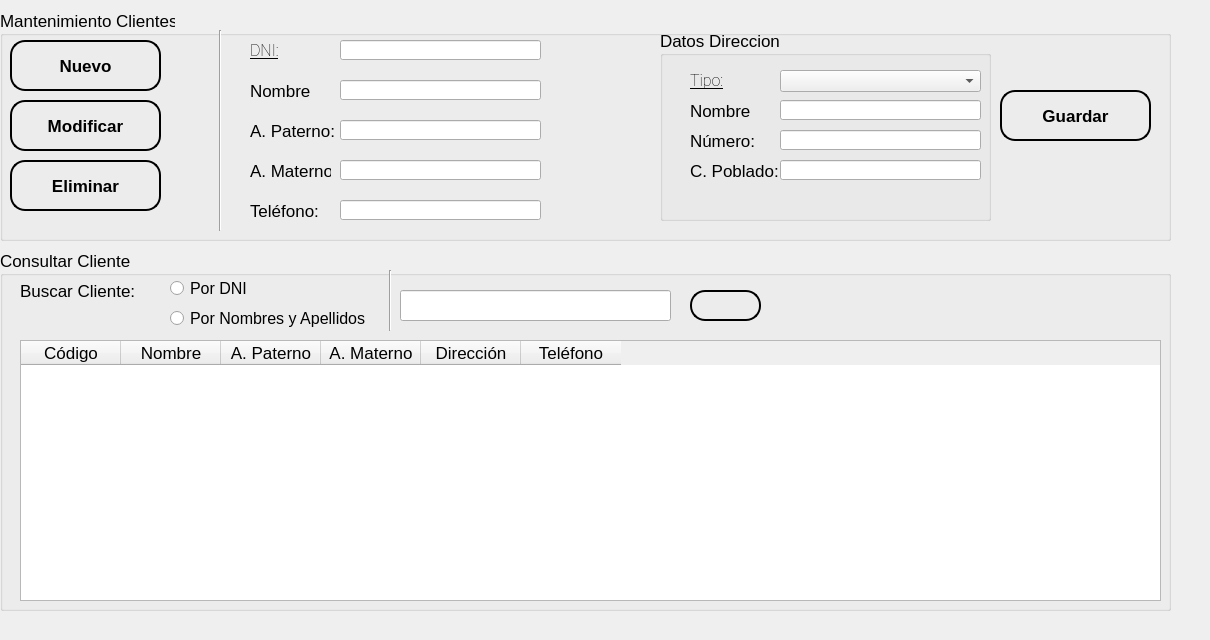
    <widget class="QWidget" name="A_Clientes">
     <widget class="QLabel" name="lbl_fondo_pantalla">
      <property name="geometry">
       <rect>
        <x>0</x>
        <y>0</y>
        <width>1201</width>
        <height>631</height>
       </rect>
      </property>
      <property name="text">
       <string/>
      </property>
      <property name="pixmap">
       <pixmap resource="../../Imagenes/imagenes_proyecto.qrc">:/iconos/fondo2.PNG</pixmap>
      </property>
      <property name="scaledContents">
       <bool>true</bool>
      </property>
     </widget>
     <widget class="QGroupBox" name="gbC_Consultar_Cliente">
      <property name="geometry">
       <rect>
        <x>0</x>
        <y>250</y>
        <width>1171</width>
        <height>361</height>
       </rect>
      </property>
      <property name="font">
       <font>
        <pointsize>13</pointsize>
       </font>
      </property>
      <property name="styleSheet">
       <string notr="true"/>
      </property>
      <property name="title">
       <string>Consultar Cliente</string>
      </property>
      <widget class="QLabel" name="gb_buscarCli">
       <property name="geometry">
        <rect>
         <x>20</x>
         <y>30</y>
         <width>191</width>
         <height>21</height>
        </rect>
       </property>
       <property name="styleSheet">
        <string notr="true">font: 57 12pt &quot;Roboto&quot;;</string>
       </property>
       <property name="text">
        <string>Buscar Cliente:</string>
       </property>
      </widget>
      <widget class="QLineEdit" name="gb_entry_buscador">
       <property name="geometry">
        <rect>
         <x>400</x>
         <y>40</y>
         <width>271</width>
         <height>31</height>
        </rect>
       </property>
      </widget>
      <widget class="QPushButton" name="gb_BuscarCliente">
       <property name="geometry">
        <rect>
         <x>690</x>
         <y>40</y>
         <width>71</width>
         <height>31</height>
        </rect>
       </property>
       <property name="styleSheet">
        <string notr="true">border-radius:15px;
border:2px solid black;</string>
       </property>
       <property name="text">
        <string/>
       </property>
       <property name="icon">
        <iconset resource="../../Imagenes/imagenes_proyecto.qrc">
         <normaloff>:/iconos/search_normal.png</normaloff>:/iconos/search_normal.png</iconset>
       </property>
       <property name="iconSize">
        <size>
         <width>40</width>
         <height>40</height>
        </size>
       </property>
      </widget>
      <widget class="QTableWidget" name="gb_TW_clientes">
       <property name="geometry">
        <rect>
         <x>20</x>
         <y>90</y>
         <width>1141</width>
         <height>261</height>
        </rect>
       </property>
       <column>
        <property name="text">
         <string>Código</string>
        </property>
       </column>
       <column>
        <property name="text">
         <string>Nombre</string>
        </property>
       </column>
       <column>
        <property name="text">
         <string>A. Paterno</string>
        </property>
       </column>
       <column>
        <property name="text">
         <string>A. Materno</string>
        </property>
       </column>
       <column>
        <property name="text">
         <string>Dirección</string>
        </property>
       </column>
       <column>
        <property name="text">
         <string>Teléfono</string>
        </property>
       </column>
      </widget>
      <widget class="QRadioButton" name="gb_RB_por_dni">
       <property name="geometry">
        <rect>
         <x>170</x>
         <y>30</y>
         <width>82</width>
         <height>17</height>
        </rect>
       </property>
       <property name="font">
        <font>
         <pointsize>12</pointsize>
        </font>
       </property>
       <property name="text">
        <string>Por DNI</string>
       </property>
      </widget>
      <widget class="QRadioButton" name="gb_RB_por_nombre">
       <property name="geometry">
        <rect>
         <x>170</x>
         <y>60</y>
         <width>211</width>
         <height>17</height>
        </rect>
       </property>
       <property name="font">
        <font>
         <pointsize>12</pointsize>
        </font>
       </property>
       <property name="text">
        <string>Por Nombres y Apellidos</string>
       </property>
      </widget>
      <widget class="Line" name="separador_1gb">
       <property name="geometry">
        <rect>
         <x>380</x>
         <y>20</y>
         <width>20</width>
         <height>61</height>
        </rect>
       </property>
       <property name="orientation">
        <enum>Qt::Vertical</enum>
       </property>
      </widget>
     </widget>
     <widget class="QGroupBox" name="gb_MClientes">
      <property name="geometry">
       <rect>
        <x>0</x>
        <y>10</y>
        <width>1171</width>
        <height>231</height>
       </rect>
      </property>
      <property name="font">
       <font>
        <pointsize>13</pointsize>
       </font>
      </property>
      <property name="styleSheet">
       <string notr="true"/>
      </property>
      <property name="title">
       <string>Mantenimiento Clientes</string>
      </property>
      <widget class="QPushButton" name="gb_MC_btn_nuevo">
       <property name="geometry">
        <rect>
         <x>10</x>
         <y>30</y>
         <width>151</width>
         <height>51</height>
        </rect>
       </property>
       <property name="font">
        <font>
         <pointsize>13</pointsize>
         <weight>75</weight>
         <bold>true</bold>
        </font>
       </property>
       <property name="styleSheet">
        <string notr="true">border-radius:15px;
border:2px solid black;</string>
       </property>
       <property name="text">
        <string>Nuevo</string>
       </property>
       <property name="icon">
        <iconset resource="../../Imagenes/imagenes_proyecto.qrc">
         <normaloff>:/iconos/add.png</normaloff>:/iconos/add.png</iconset>
       </property>
       <property name="iconSize">
        <size>
         <width>50</width>
         <height>50</height>
        </size>
       </property>
      </widget>
      <widget class="QPushButton" name="gb_MC_btn_modificar">
       <property name="geometry">
        <rect>
         <x>10</x>
         <y>90</y>
         <width>151</width>
         <height>51</height>
        </rect>
       </property>
       <property name="font">
        <font>
         <pointsize>13</pointsize>
         <weight>75</weight>
         <bold>true</bold>
        </font>
       </property>
       <property name="styleSheet">
        <string notr="true">border-radius:15px;
border:2px solid black;</string>
       </property>
       <property name="text">
        <string>Modificar</string>
       </property>
       <property name="icon">
        <iconset resource="../../Imagenes/imagenes_proyecto.qrc">
         <normaloff>:/iconos/restart.png</normaloff>:/iconos/restart.png</iconset>
       </property>
       <property name="iconSize">
        <size>
         <width>50</width>
         <height>50</height>
        </size>
       </property>
      </widget>
      <widget class="QPushButton" name="gb_MC_btn_guardar">
       <property name="geometry">
        <rect>
         <x>1000</x>
         <y>80</y>
         <width>151</width>
         <height>51</height>
        </rect>
       </property>
       <property name="font">
        <font>
         <pointsize>13</pointsize>
         <weight>75</weight>
         <italic>false</italic>
         <bold>true</bold>
        </font>
       </property>
       <property name="styleSheet">
        <string notr="true">border-radius:15px;
border:2px solid black;</string>
       </property>
       <property name="text">
        <string>Guardar</string>
       </property>
       <property name="icon">
        <iconset resource="../../Imagenes/imagenes_proyecto.qrc">
         <normaloff>:/iconos/save.png</normaloff>:/iconos/save.png</iconset>
       </property>
       <property name="iconSize">
        <size>
         <width>50</width>
         <height>50</height>
        </size>
       </property>
      </widget>
      <widget class="QPushButton" name="gb_MC_btn_eliminar">
       <property name="geometry">
        <rect>
         <x>10</x>
         <y>150</y>
         <width>151</width>
         <height>51</height>
        </rect>
       </property>
       <property name="font">
        <font>
         <pointsize>13</pointsize>
         <weight>75</weight>
         <bold>true</bold>
        </font>
       </property>
       <property name="styleSheet">
        <string notr="true">border-radius:15px;
border:2px solid black;</string>
       </property>
       <property name="text">
        <string>Eliminar</string>
       </property>
       <property name="icon">
        <iconset resource="../../Imagenes/imagenes_proyecto.qrc">
         <normaloff>:/iconos/trash.png</normaloff>:/iconos/trash.png</iconset>
       </property>
       <property name="iconSize">
        <size>
         <width>50</width>
         <height>50</height>
        </size>
       </property>
      </widget>
      <widget class="Line" name="gb_separador">
       <property name="geometry">
        <rect>
         <x>210</x>
         <y>20</y>
         <width>20</width>
         <height>201</height>
        </rect>
       </property>
       <property name="orientation">
        <enum>Qt::Vertical</enum>
       </property>
      </widget>
      <widget class="QLabel" name="gb_MC_lbl_dni">
       <property name="geometry">
        <rect>
         <x>250</x>
         <y>30</y>
         <width>61</width>
         <height>21</height>
        </rect>
       </property>
       <property name="font">
        <font>
         <family>Roboto</family>
         <pointsize>12</pointsize>
         <weight>7</weight>
         <italic>false</italic>
         <bold>false</bold>
         <underline>true</underline>
        </font>
       </property>
       <property name="styleSheet">
        <string notr="true">font: 57 12pt &quot;Roboto&quot;;</string>
       </property>
       <property name="text">
        <string>DNI:</string>
       </property>
      </widget>
      <widget class="QLineEdit" name="gb_MC_entry_dni">
       <property name="geometry">
        <rect>
         <x>340</x>
         <y>30</y>
         <width>201</width>
         <height>20</height>
        </rect>
       </property>
      </widget>
      <widget class="QLineEdit" name="gb_MC_entry_nombre">
       <property name="geometry">
        <rect>
         <x>340</x>
         <y>70</y>
         <width>201</width>
         <height>20</height>
        </rect>
       </property>
       <property name="text">
        <string/>
       </property>
      </widget>
      <widget class="QLabel" name="gb_MC_lbl_nombre">
       <property name="geometry">
        <rect>
         <x>250</x>
         <y>70</y>
         <width>61</width>
         <height>21</height>
        </rect>
       </property>
       <property name="styleSheet">
        <string notr="true">font: 57 12pt &quot;Roboto&quot;;</string>
       </property>
       <property name="text">
        <string>Nombre:</string>
       </property>
      </widget>
      <widget class="QLabel" name="gb_MC_lbl_Apaterno">
       <property name="geometry">
        <rect>
         <x>250</x>
         <y>110</y>
         <width>91</width>
         <height>21</height>
        </rect>
       </property>
       <property name="styleSheet">
        <string notr="true">font: 57 12pt &quot;Roboto&quot;;</string>
       </property>
       <property name="text">
        <string>A. Paterno:</string>
       </property>
      </widget>
      <widget class="QLineEdit" name="gb_MC_entry_Apaterno">
       <property name="geometry">
        <rect>
         <x>340</x>
         <y>110</y>
         <width>201</width>
         <height>20</height>
        </rect>
       </property>
       <property name="text">
        <string/>
       </property>
      </widget>
      <widget class="QLabel" name="gb_MC_lbl_Amaterno">
       <property name="geometry">
        <rect>
         <x>250</x>
         <y>150</y>
         <width>81</width>
         <height>21</height>
        </rect>
       </property>
       <property name="styleSheet">
        <string notr="true">font: 57 12pt &quot;Roboto&quot;;</string>
       </property>
       <property name="text">
        <string>A. Materno:</string>
       </property>
      </widget>
      <widget class="QLineEdit" name="gb_MC_entry_Amaterno">
       <property name="geometry">
        <rect>
         <x>340</x>
         <y>150</y>
         <width>201</width>
         <height>20</height>
        </rect>
       </property>
       <property name="text">
        <string/>
       </property>
      </widget>
      <widget class="QGroupBox" name="gb_MC_direccion">
       <property name="geometry">
        <rect>
         <x>660</x>
         <y>20</y>
         <width>331</width>
         <height>191</height>
        </rect>
       </property>
       <property name="title">
        <string>Datos Direccion</string>
       </property>
       <widget class="QLabel" name="gbMC_lbl_numero">
        <property name="geometry">
         <rect>
          <x>30</x>
          <y>100</y>
          <width>91</width>
          <height>21</height>
         </rect>
        </property>
        <property name="styleSheet">
         <string notr="true">font: 75 12pt &quot;Roboto&quot;;</string>
        </property>
        <property name="text">
         <string>Número:</string>
        </property>
       </widget>
       <widget class="QLineEdit" name="gbMC_entry_nombre">
        <property name="geometry">
         <rect>
          <x>120</x>
          <y>70</y>
          <width>201</width>
          <height>20</height>
         </rect>
        </property>
        <property name="text">
         <string/>
        </property>
       </widget>
       <widget class="QLineEdit" name="gbMC_entry_numero">
        <property name="geometry">
         <rect>
          <x>120</x>
          <y>100</y>
          <width>201</width>
          <height>20</height>
         </rect>
        </property>
        <property name="text">
         <string/>
        </property>
       </widget>
       <widget class="QLabel" name="gbMC_lbl_nombre">
        <property name="geometry">
         <rect>
          <x>30</x>
          <y>70</y>
          <width>61</width>
          <height>21</height>
         </rect>
        </property>
        <property name="styleSheet">
         <string notr="true">font: 75 12pt &quot;Roboto&quot;;</string>
        </property>
        <property name="text">
         <string>Nombre:</string>
        </property>
       </widget>
       <widget class="QLabel" name="gbMC_lbl_cpoblado">
        <property name="geometry">
         <rect>
          <x>30</x>
          <y>130</y>
          <width>101</width>
          <height>21</height>
         </rect>
        </property>
        <property name="styleSheet">
         <string notr="true">font: 75 12pt &quot;Roboto&quot;;</string>
        </property>
        <property name="text">
         <string>C. Poblado:</string>
        </property>
       </widget>
       <widget class="QLabel" name="gbMC_lbl_tipo">
        <property name="geometry">
         <rect>
          <x>30</x>
          <y>40</y>
          <width>61</width>
          <height>21</height>
         </rect>
        </property>
        <property name="font">
         <font>
          <family>Roboto</family>
          <pointsize>12</pointsize>
          <weight>9</weight>
          <italic>false</italic>
          <bold>false</bold>
          <underline>true</underline>
         </font>
        </property>
        <property name="styleSheet">
         <string notr="true">font: 75 12pt &quot;Roboto&quot;;</string>
        </property>
        <property name="text">
         <string>Tipo:</string>
        </property>
       </widget>
       <widget class="QLineEdit" name="gbMC_entry_cpoblado">
        <property name="geometry">
         <rect>
          <x>120</x>
          <y>130</y>
          <width>201</width>
          <height>20</height>
         </rect>
        </property>
        <property name="text">
         <string/>
        </property>
       </widget>
       <widget class="QComboBox" name="gbMC_tipo">
        <property name="geometry">
         <rect>
          <x>120</x>
          <y>40</y>
          <width>201</width>
          <height>22</height>
         </rect>
        </property>
       </widget>
      </widget>
      <widget class="QLabel" name="gb_MC_lbl_telefono">
       <property name="geometry">
        <rect>
         <x>250</x>
         <y>190</y>
         <width>81</width>
         <height>21</height>
        </rect>
       </property>
       <property name="styleSheet">
        <string notr="true">font: 57 12pt &quot;Roboto&quot;;</string>
       </property>
       <property name="text">
        <string>Teléfono:</string>
       </property>
      </widget>
      <widget class="QLineEdit" name="gb_MC_entry_telefono">
       <property name="geometry">
        <rect>
         <x>340</x>
         <y>190</y>
         <width>201</width>
         <height>20</height>
        </rect>
       </property>
       <property name="text">
        <string/>
       </property>
      </widget>
     </widget>
    </widget>
